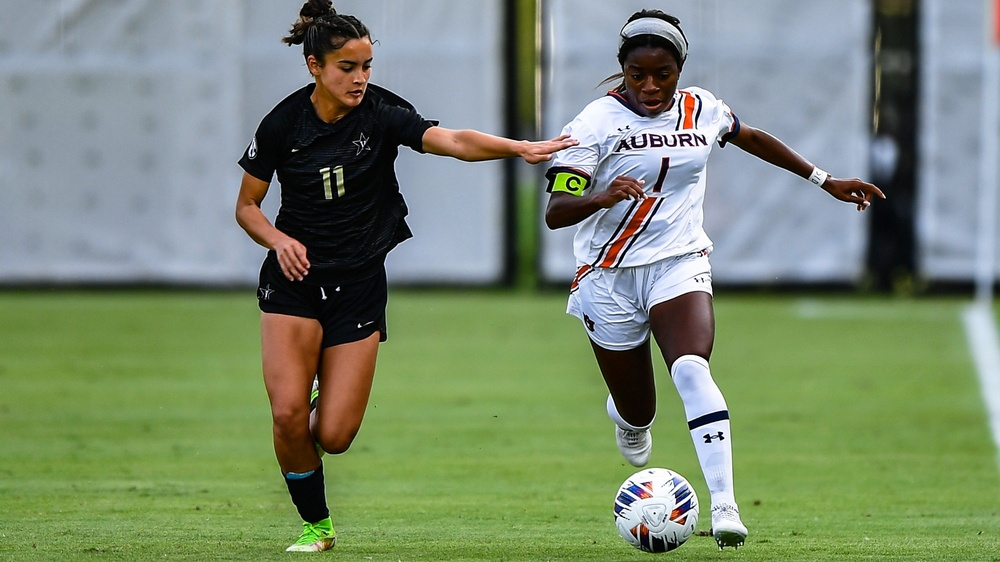
#> input picture wk03/soccer.jpg, 1000 x 562 px, shrunk from 2000 x 1125 before the run
$ jupyter execute 3-2.ipynb   (shell and % lines are left out)
#> lines starting #> are read from the running program, lines starting #| are printed output that depends on the picture
[cell 1]
import cv2 as cv
import matplotlib.pyplot as plt

[cell 2]
file_name = 'soccer.jpg'
img=cv.imread(file_name)
#> img is the input picture: shape (562, 1000, 3); mean B, G, R 112.4, 138.1, 122
if img is None:
    sys.exit('파일({0})을 찾을 수 없습니다.'.format(file_name))
gray = cv.cvtColor(img, cv.COLOR_BGR2GRAY)
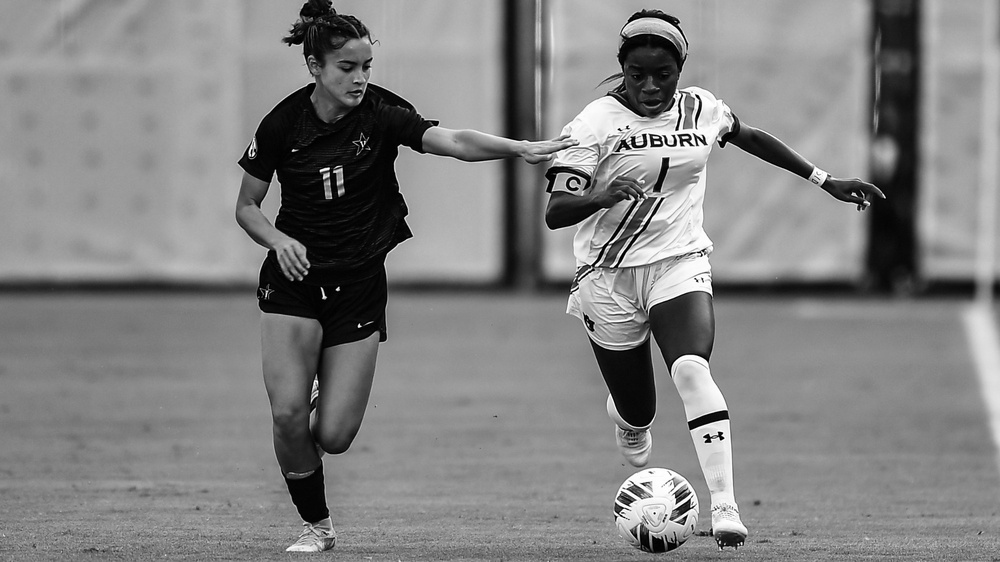
#> gray: shape (562, 1000); min 0, max 255, mean 130.3

[cell 3]
h=cv.calcHist([img],[2],None,[256],[0,256]) # 2번 채널인 R 채널에서 히스토그램 구함
#> h = 256 values, max 11318 at index 125, min 256 at index 253, mean 2195.3
plt.plot(h,color='r',linewidth=1)
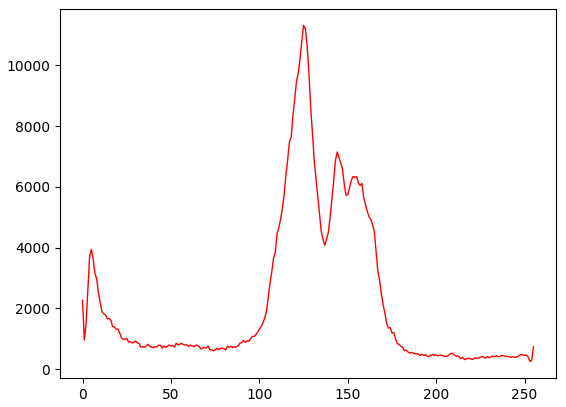
#> figure drawn by matplotlib, 1 panel; curve peaks at x = 125, y = 11318

[cell 4]
h_gray=cv.calcHist([gray],[0],None,[256],[0,256]) # 2번 채널인 R 채널에서 히스토그램 구함
#> h_gray = 256 values, max 11369 at index 141, min 152 at index 255, mean 2195.3
plt.plot(h_gray,color='r',linewidth=1)
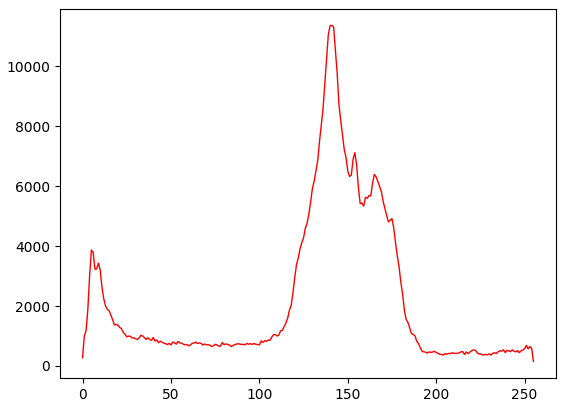
#> figure drawn by matplotlib, 1 panel; curve peaks at x = 141, y = 11369

$ run again, with wk03/girl_laughing.jpg copied over wk03/soccer.jpg
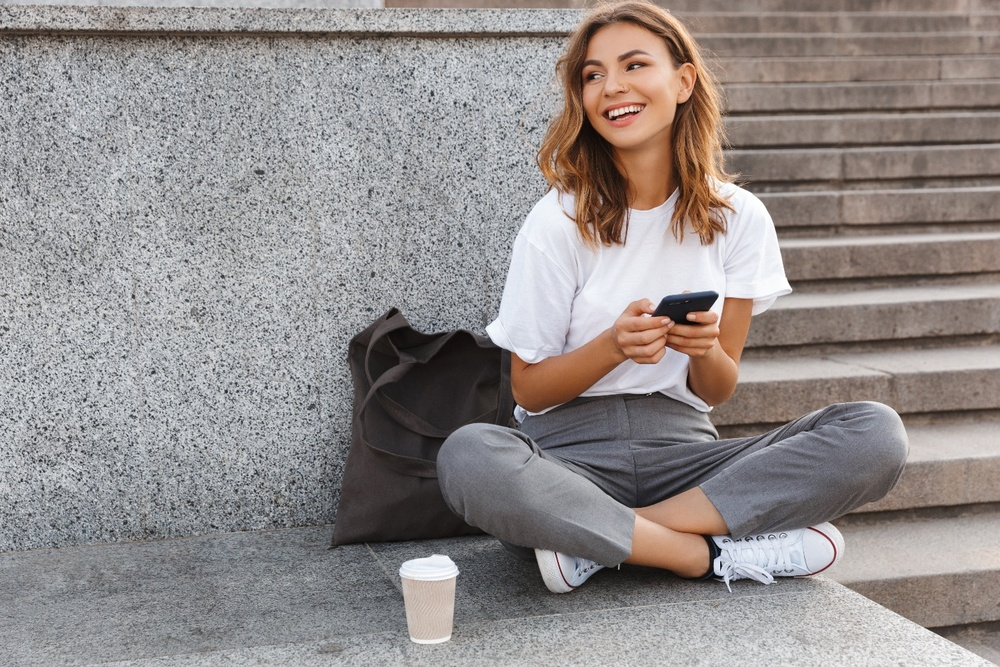
#> input picture wk03/girl_laughing.jpg, 1000 x 667 px, shrunk from 1440 x 960 before the run
#> img is the input picture: shape (667, 1000, 3); mean B, G, R 139.3, 140.6, 146.9
#> `gray = cv.cvtColor(img, cv.COLOR_BGR2GRAY)`:
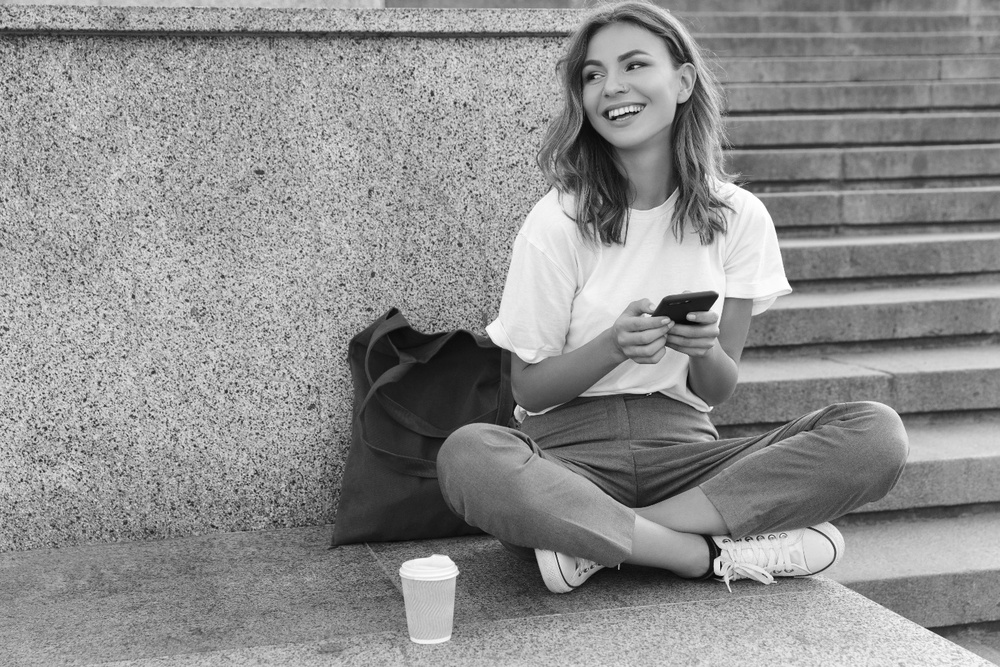
#> gray: shape (667, 1000); min 4, max 255, mean 142.3
#> h = 256 values, max 6212 at index 140, min 0 at index 0, mean 2605.5
#> h_gray = 256 values, max 5995 at index 131, min 0 at index 0, mean 2605.5
#> `[cell 4] h_gray=cv.calcHist([gray],[0],None,[256],[0,256]) # 2번 채널인 R ..`:
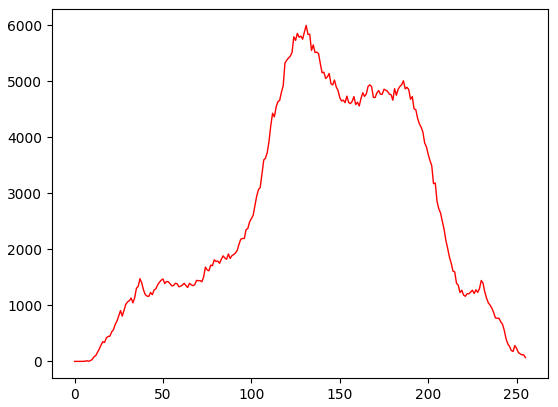
#> figure drawn by matplotlib, 1 panel; curve peaks at x = 131, y = 5995

$ run again, with wk03/mistyroad.jpg copied over wk03/soccer.jpg
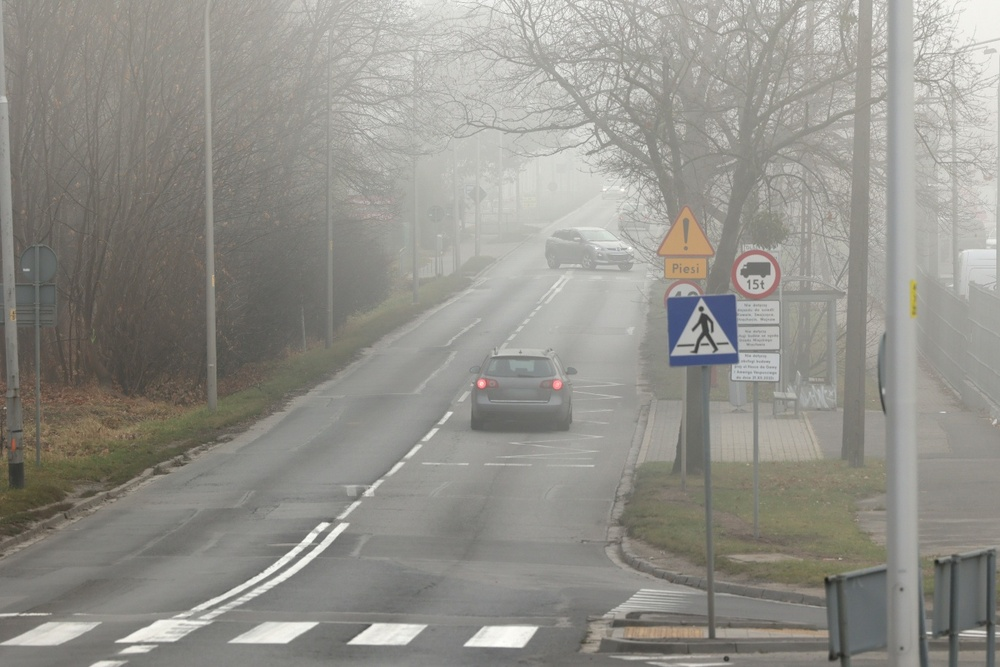
#> input picture wk03/mistyroad.jpg, 1000 x 667 px, shrunk from 1368 x 912 before the run
#> img is the input picture: shape (667, 1000, 3); mean B, G, R 138.7, 145, 146.5
#> `gray = cv.cvtColor(img, cv.COLOR_BGR2GRAY)`:
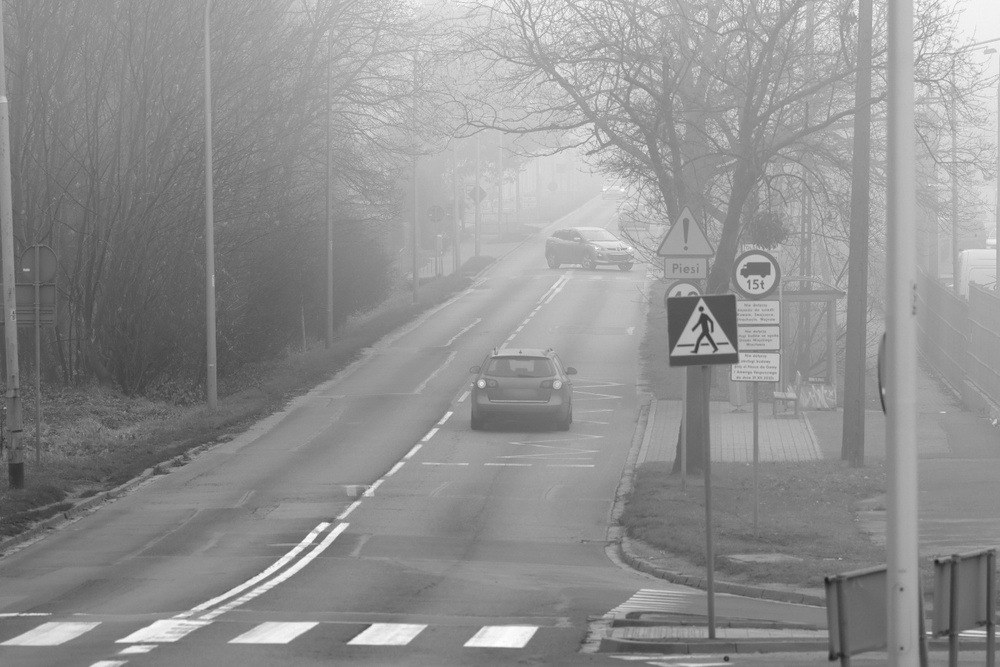
#> gray: shape (667, 1000); min 28, max 255, mean 144.8
#> h = 256 values, max 9430 at index 150, min 0 at index 0, mean 2605.5
#> h_gray = 256 values, max 9114 at index 139, min 0 at index 0, mean 2605.5
#> `[cell 4] h_gray=cv.calcHist([gray],[0],None,[256],[0,256]) # 2번 채널인 R ..`:
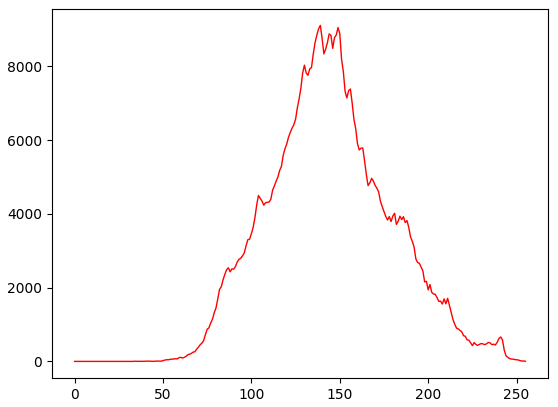
#> figure drawn by matplotlib, 1 panel; curve peaks at x = 139, y = 9114
